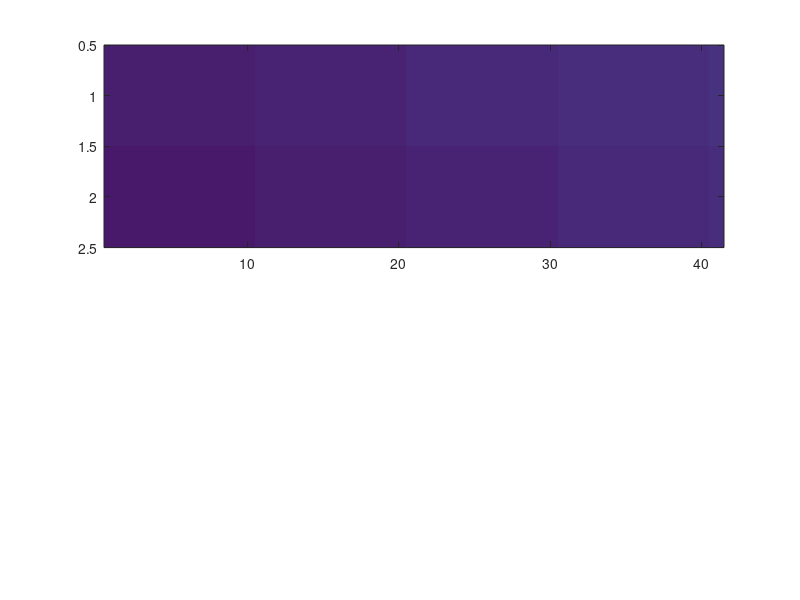

Here is the MATLAB script that generated this plot: (Note: this script raises an error after producing the figure.)
%colormaptest

figure

subplot(2,1,1)
data=[6:.1:10;5:.1:9];
h=image(data);
setcdata(hsv,data,[5 9],h)

subplot(2,1,2)
h=image(data);
setcdata(hot,data,[5 9],h)

[h,imh]=colorbarab;
setcdata(hot,[1:size(colormap,1)]',[1 size(colormap,1)],imh)

%print -dwinc